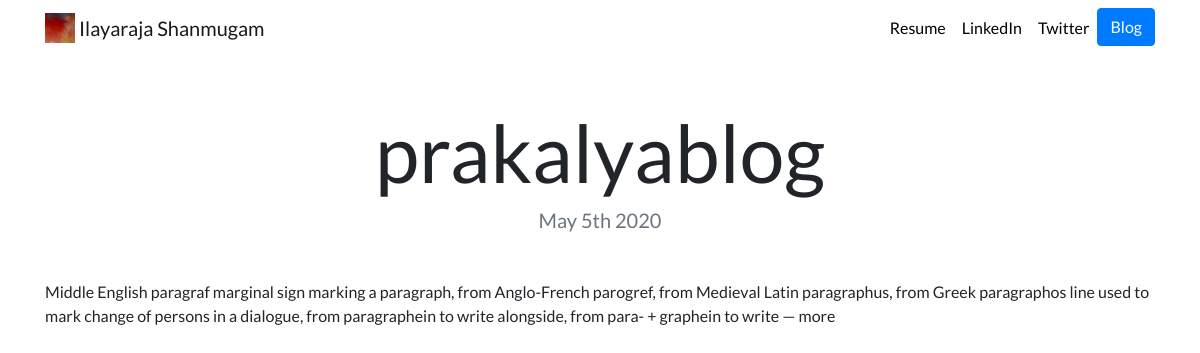
The app's page /blog/2/ with its own data.
### blog/models.py (models this page shows, shortened)
class Blog(models.Model):
    title = models.CharField(max_length=200)
    desc = models.TextField()
    date = models.DateField()

### blog/views.py (the view)
# urls.py: path('<int:blog_id>/', views.detail, name='detail'),
def detail(request, blog_id):
    blog = get_object_or_404(Blog, pk=blog_id)
    return render(request, 'blog/detail.html',{'blog':blog})

### blog/templates/blog/detail.html
{% extends "portfolio/base.html" %}
{% load static %}
{% block content %}
<h1 class="text-center mt-5" id="blogdetailtitle">{{ blog.title }}</h1>
<h5 class="text-center text-muted mb-5">{{ blog.date|date:'F jS Y' }}</h5>
<p>{{ blog.desc|safe }}</p>
{% endblock %}

### portfolio/static/portfolio/custom.css (style rules this page uses)
body { font-family: 'Lato', sans-serif; }
@media (min-width: 992px) { #blogdetailtitle { font-size: 5rem; } }

### records on screen
Blog: title "prakalyablog", date "May 5th 2020", desc "Middle English paragraf marginal sign marking a paragraph, from Anglo-French parogref, from Medieval Latin paragraphus, from Greek paragraphos line used to mark change of persons in a dialogue, from paragraphein to write alongside, from para- + graphein to write — more"
